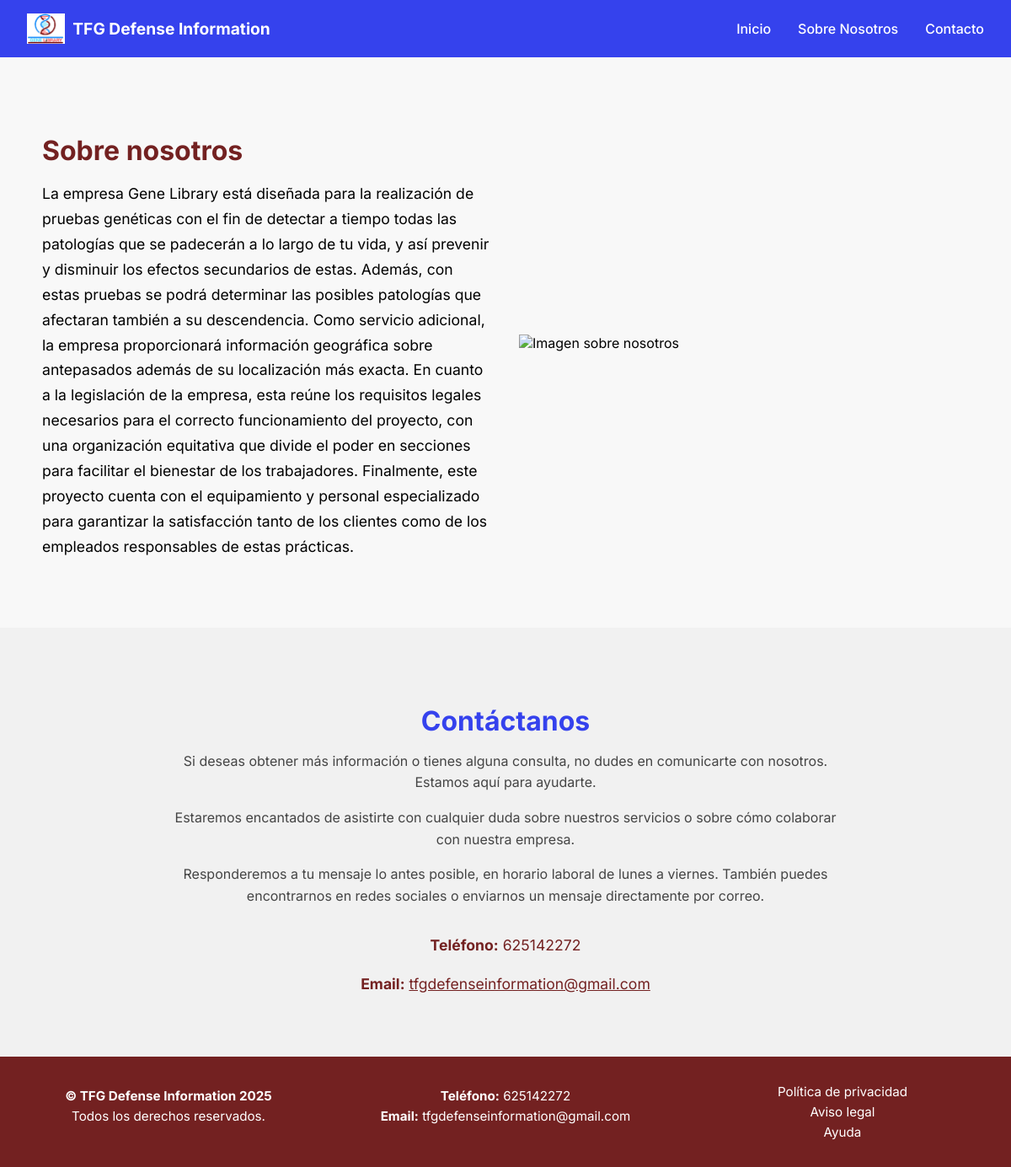
Screenshot of /pages/TFG Defense Information/info with the database file from the repository.
### app/models_publicos.py (models this page shows)
class TiendaPublica(db.Model):
    id = db.Column(db.Integer, primary_key=True)
    nombre_tienda = db.Column(db.String(100), unique=True, nullable=False)
    email_contacto = db.Column(db.String(120), nullable=False)
    ruta_db = db.Column(db.String(255), nullable=False)  # Ruta al archivo .db de la tienda
    fecha_creacion = db.Column(db.DateTime, default=datetime.utcnow)

class TiendaEnProceso(db.Model):
    id = db.Column(db.Integer, primary_key=True)
    nombre = db.Column(db.String(100), nullable=False)
    apellidos = db.Column(db.String(100), nullable=False)
    email = db.Column(db.String(120), unique=True, nullable=False)
    telefono = db.Column(db.String(20))
    nombre_tienda = db.Column(db.String(100), unique=True, nullable=False)
    color_principal = db.Column(db.String(7))
    color_secundario = db.Column(db.String(7))
    color_fondo = db.Column(db.String(7))
    logo_url = db.Column(db.String(255))
    tipo_web = db.Column(db.String(50))
    plantilla = db.Column(db.String(50))
    titulo_tienda = db.Column(db.String(255), nullable=True)
    imagenes_tienda = db.Column(db.Text, nullable=True)
    descripcion_portfolio = db.Column(db.Text, nullable=True)
    imagen_portfolio = db.Column(db.String(255), nullable=True)
    sobre_nosotros = db.Column(db.Text, nullable=True)
    servicios_portfolio = db.Column(db.Text, nullable=True)
    productos_seleccionados = db.Column(db.Text)
    paso_actual = db.Column(db.Integer, default=1)
    finalizado = db.Column(db.Boolean, default=False)
    ruta_db_tienda = db.Column(db.String(255))
    fecha_creacion = db.Column(db.DateTime, default=datetime.utcnow)

### app/routes/rutas_webs.py (the view)
@tienda_bp.route("/<nombre_tienda>/info")
def ver_info(nombre_tienda):
    tienda_publica = TiendaPublica.query.filter_by(nombre_tienda=nombre_tienda).first_or_404()
    tienda_proceso = TiendaEnProceso.query.filter_by(nombre_tienda=nombre_tienda).first()
    db_path = os.path.join(os.getcwd(), tienda_publica.ruta_db)
    engine = create_engine(f"sqlite:///{db_path}")
    metadata = MetaData()
    metadata.reflect(bind=engine)
    config_table = metadata.tables["configuracion_visual"]
    with engine.connect() as connection:
        config_data = connection.execute(config_table.select()).mappings().fetchone()
        configuracion = {
            "color_principal": config_data["color_principal"],
            "color_secundario": config_data["color_secundario"],
            "color_fondo": config_data["color_fondo"],
            "logo_url": config_data["logo_url"],
            "plantilla": config_data.get("plantilla", "info_1"),
            "descripcion_portfolio": config_data.get("descripcion_portfolio"),
            "imagen_portfolio": config_data.get("imagen_portfolio"),
            "sobre_nosotros": config_data.get("sobre_nosotros"),
            "servicios_portfolio": config_data.get("servicios_portfolio"),
        }
        if config_data.get("plantilla") == "info_1":
            plantilla_base = "PaginasTiendas/plantillas/info_1.html"
        else:
            plantilla_base = "PaginasTiendas/plantillas/info_2.html"
    return render_template("PaginasTiendas/plantillas/info/extra_info.html",
                           config=configuracion,
                           nombre_tienda=tienda_publica.nombre_tienda,
                           telefono=tienda_proceso.telefono,
                           email=tienda_proceso.email,
                            plantilla_base=plantilla_base)

### app/templates/PaginasTiendas/plantillas/info/extra_info.html (shortened to what this page needs)
{% extends 'PaginasTiendas/base_tienda.html' %}
{% block content %}
{% if config.plantilla == "info_1" %}
  {% include 'PaginasTiendas/plantillas/info/components/navbar_info1.html' %}
  {% include 'PaginasTiendas/plantillas/info/components/nosotros_info.html' %}
{% elif config.plantilla == "info_2" %}
    <header class="info2-header" id="inicio">
        {% include 'PaginasTiendas/plantillas/info/components/navbar_info2.html' %}
    </header>
  {% include 'PaginasTiendas/plantillas/info/components/servicios_info.html' %}
{% endif %}
<section class="info-contacto" id="contacto">
  <div class="contacto-contenido">
    <h2>Contáctanos</h2>
    <p>Si deseas obtener más información o tienes alguna consulta, no dudes en comunicarte con nosotros. Estamos aquí para ayudarte.</p>
    <p>Estaremos encantados de asistirte con cualquier duda sobre nuestros servicios o sobre cómo colaborar con nuestra empresa.</p>
    <p>Responderemos a tu mensaje lo antes posible, en horario laboral de lunes a viernes. También puedes encontrarnos en redes sociales o enviarnos un mensaje directamente por correo.</p>
    <div class="contacto-datos">
      {% if telefono %}
        <p><strong>Teléfono:</strong> {{ telefono }}</p>
      {% endif %}
      {% if email %}
        <p><strong>Email:</strong> <a href="mailto:{{ email }}">{{ email }}</a></p>
      {% endif %}
    </div>
  </div>
</section>
{% include 'PaginasTiendas/plantillas/info/components/footer_info.html' %}
{% endblock %}

### app/templates/PaginasTiendas/plantillas/info/components/navbar_info1.html
<nav class="navbar-info1">
  <div class="navbar-contenido">
    <a href="/pages/{{ nombre_tienda }}" class="navbar-logo">
      <img src="{{ config.logo_url }}" alt="Logo" class="logo-img">
      <span class="logo-text">{{ nombre_tienda }}</span>
    </a>
    <div class="navbar-links">
      <a href="/pages/{{ nombre_tienda }}">Inicio</a>
      <a href="{{ url_for('tienda_publica.ver_info', nombre_tienda=nombre_tienda) }}">Sobre Nosotros</a>
      <a href="{{ url_for('tienda_publica.ver_info', nombre_tienda=nombre_tienda) }}">Contacto</a>
    </div>
  </div>
</nav>

### app/templates/PaginasTiendas/plantillas/info/components/nosotros_info.html
<section class="info2-nosotros" id="acerca">
  <div class="contenedor-nosotros">
    <div class="texto-nosotros">
      <h2>Sobre nosotros</h2>
      <p>{{ config.sobre_nosotros or 'Lorem ipsum dolor sit amet, consectetur adipiscing elit. Integer nec odio. Praesent libero. Sed cursus ante dapibus diam.' }}</p>
    </div>
    <div class="imagen-nosotros">
      {% if config.imagen_portfolio %}
        <img src="{{ config.imagen_portfolio }}" alt="Imagen sobre nosotros">
      {% else %}
        <div class="placeholder-imagen">Imagen</div>
      {% endif %}
    </div>
  </div>
</section>

### app/templates/PaginasTiendas/plantillas/info/components/footer_info.html
<footer class="footer-info">
  <div class="footer-contenido">
    <div class="footer-columna">
      <p><strong>&copy; {{ nombre_tienda }} {{ current_year or "2025" }}</strong></p>
      <p>Todos los derechos reservados.</p>
    </div>
    <div class="footer-columna">
      {% if telefono %}
        <p><strong>Teléfono:</strong> {{ telefono }}</p>
      {% endif %}
      {% if email %}
        <p><strong>Email:</strong> <a href="mailto:{{ email }}">{{ email }}</a></p>
      {% endif %}
    </div>
    <div class="footer-columna enlaces-footer">
      <a href="#">Política de privacidad</a>
      <a href="#">Aviso legal</a>
      <a href="#">Ayuda</a>
    </div>
  </div>
</footer>

### app/static/css/Tiendas/main.css (style rules this page uses)
.navbar-info1 { background-color: var(--color-principal); color: white; padding: 1rem 2rem; }
.navbar-info1 .navbar-contenido { max-width: 1200px; margin: 0 auto; display: flex; justify-content: space-between; align-items: center; }
.navbar-info1 .navbar-logo { display: flex; align-items: center; gap: 0.6rem; text-decoration: none; }
.navbar-info1 .navbar-logo .logo-img { height: 36px; }
.navbar-info1 .navbar-logo .logo-text { font-weight: bold; font-size: 1.2rem; color: white; }
.navbar-info1 .navbar-links { display: flex; gap: 2rem; }
.navbar-info1 .navbar-links a { color: white; text-decoration: none; font-weight: 500; }
.footer-info { background-color: var(--color-secundario); color: white; padding: 2rem 1rem; font-size: 0.95rem; }
.footer-info .footer-contenido { max-width: 1200px; margin: 0 auto; display: flex; flex-wrap: wrap; justify-content: space-between; gap: 2rem; text-align: center; }
.footer-info .footer-contenido .footer-columna { flex: 1; min-width: 200px; }
.footer-info .footer-contenido .footer-columna p { margin: 0.3rem 0; }
.footer-info .footer-contenido .footer-columna a { color: white; text-decoration: none; }
.footer-info .footer-contenido .enlaces-footer { display: flex; flex-direction: column; gap: 0.3rem; }
.info2-nosotros { padding: 4rem 2rem; background-color: #f8f8f8; }
.info2-nosotros .contenedor-nosotros { max-width: 1100px; margin: 0 auto; display: flex; flex-wrap: wrap; align-items: center; gap: 2rem; }
.info2-nosotros .contenedor-nosotros .texto-nosotros { flex: 1; min-width: 300px; }
.info2-nosotros .contenedor-nosotros .texto-nosotros h2 { font-size: 2rem; color: var(--color-secundario); margin-bottom: 1rem; }
.info2-nosotros .contenedor-nosotros .texto-nosotros p { font-size: 1.1rem; line-height: 1.7; }
.info2-nosotros .contenedor-nosotros .imagen-nosotros { flex: 1; min-width: 300px; }
.info2-nosotros .contenedor-nosotros .imagen-nosotros img { height: 100%; width: 100%; }
.info-contacto { background-color: #f1f1f1; padding: 4rem 2rem; text-align: center; min-height: 30vh; }
.info-contacto .contacto-contenido { max-width: 800px; margin: 0 auto; }
.info-contacto .contacto-contenido h2 { font-size: 2rem; color: var(--color-principal); margin-bottom: 1rem; }
.info-contacto .contacto-contenido p { font-size: 1rem; color: #444; line-height: 1.6; margin-bottom: 1rem; }
.info-contacto .contacto-contenido .contacto-datos { margin-top: 2rem; }
.info-contacto .contacto-contenido .contacto-datos p { font-size: 1.1rem; color: var(--color-secundario); margin-bottom: 0.5rem; }
.info-contacto .contacto-contenido .contacto-datos p a { color: var(--color-secundario); text-decoration: underline; }

### rows the page displays
TiendaPublica: nombre_tienda "TFG Defense Information"
TiendaEnProceso: sobre_nosotros "La empresa Gene Library está diseñada para la realización de pruebas genéticas con el fin de detectar a tiempo todas las patologías que se padecerán a lo largo de tu vida, y así prevenir y disminuir los efectos secundarios de estas. Además, con estas pruebas se podrá determinar las posibles patologías que afectaran también a su descendencia. Como servicio adicional, la empresa proporcionará información geográfica sobre antepasados además de su localización más exacta. En cuanto a la legislación de la empresa, esta reúne los requisitos legales necesarios para el correcto funcionamiento del proyecto, con una organización equitativa que divide el poder en secciones para facilitar el bienestar…", telefono "625142272", email "tfgdefenseinformation@gmail.com"

### other values shown
{{ current_year or "2025" }} "2025"
